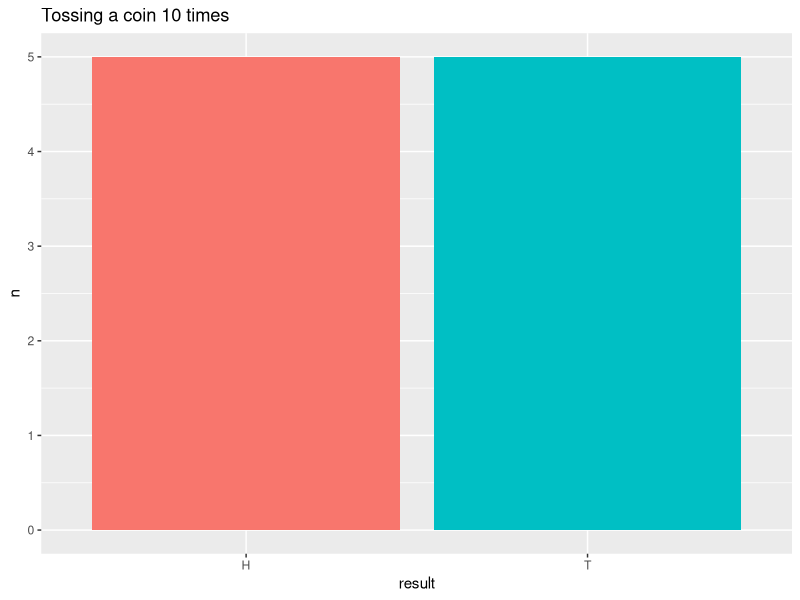
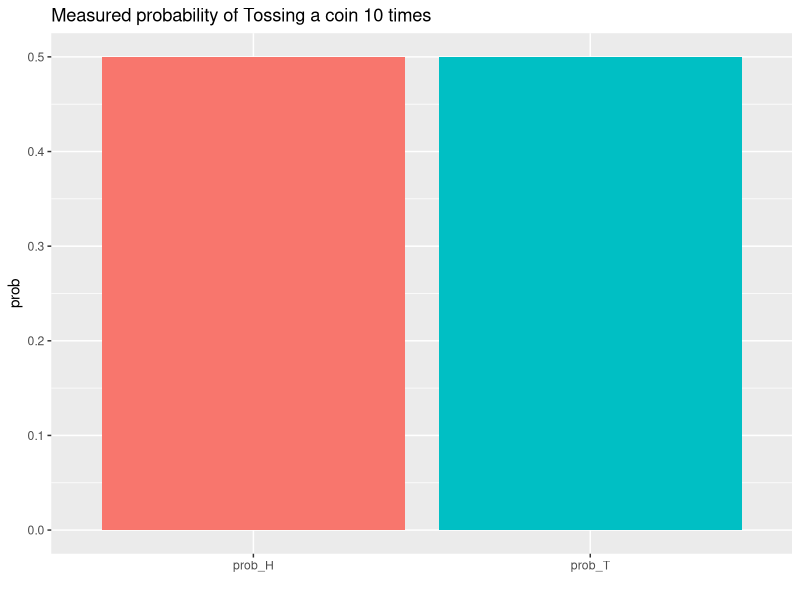
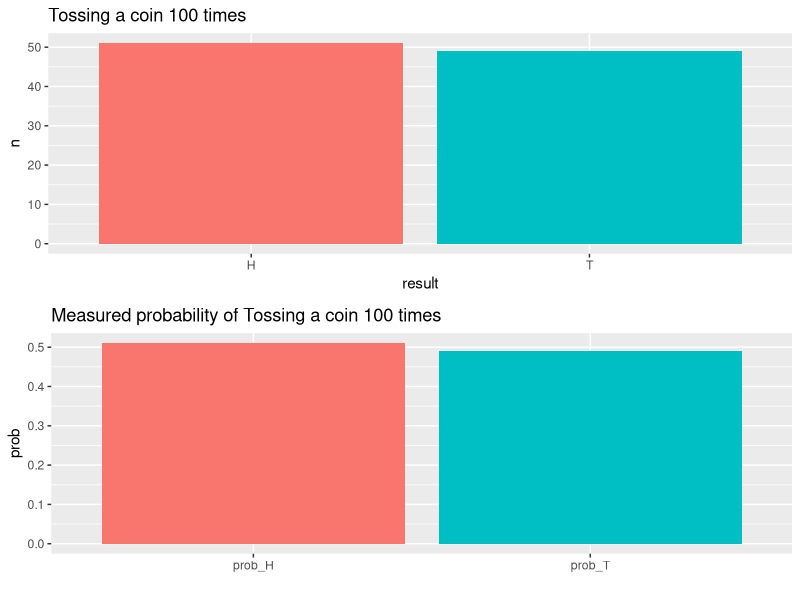
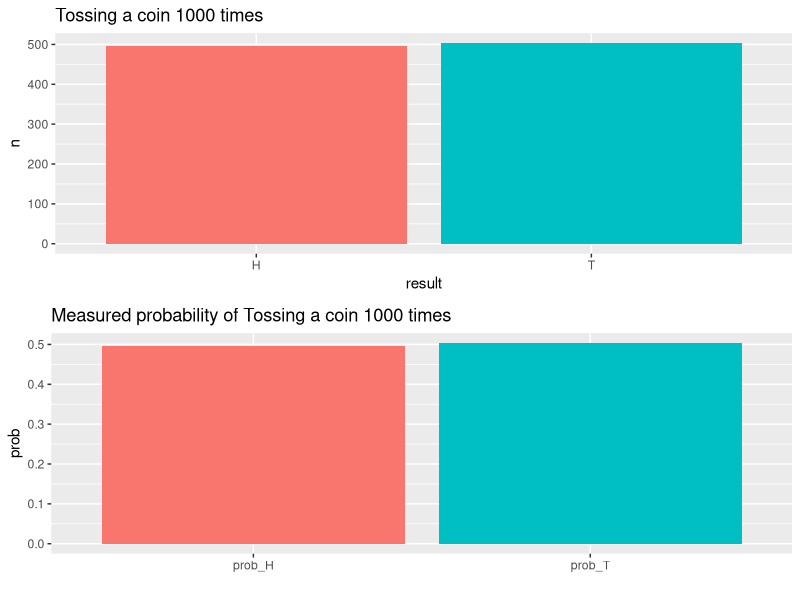

Recreate these plots in R, in order.
## ---- chunk 1
coin <- c("H","T")

## ---- chunk 2
result <- sample(coin,10, replace = TRUE)

## ---- chunk 3
result
## ---- chunk 4
table(result)
## ---- chunk 5

library(tidyr)
library(dplyr)
library(ggplot2)
library(gridExtra)

## ---- chunk 6

df_total <- data.frame(result) %>% count(result)

## ---- chunk 7
df_total

## ---- chunk 8

df_prob <- spread(df_total,result,n) %>% 
  mutate(prob_H = H/(H+T) , prob_T = T/(H+T) ) %>% 
  select(prob_H, prob_T) %>% gather(desc,prob,prob_H:prob_T)
df_prob
## ---- chunk 9
ggplot(df_total, aes(result,n, fill = result)) + geom_bar(stat = "identity") + labs(title = "Tossing a coin 10 times") +theme(legend.position = "none")
ggplot(df_prob, aes(desc,prob, fill = desc)) + geom_bar(stat = "identity") + labs(title = "Measured probability of Tossing a coin 10 times", x = "") + theme(legend.position = "none")

## ---- chunk 10
tossCoin <- function(numToss = 10){
  coin <- c("H","T")
  result <- sample(coin,numToss, replace = TRUE)
  df_total <- data.frame(result) %>% count(result)
  

}

plotCoin <- function(df){
  number <- sum(df$n)
  
  df_prob <- spread(df,result,n) %>% 
  mutate(prob_H = H/(H+T) , prob_T = T/(H+T) ) %>% 
  select(prob_H, prob_T) %>% gather(desc,prob,prob_H:prob_T)
  
  plot1 <- ggplot(df, aes(result,n, fill = result)) + geom_bar(stat = "identity") + labs(title = paste0("Tossing a coin ", number," times")) +theme(legend.position = "none")
  plot2 <- ggplot(df_prob, aes(desc,prob, fill = desc)) + geom_bar(stat = "identity") + labs(title = paste0("Measured probability of Tossing a coin ", number," times"), x = "") + theme(legend.position = "none")
  
  grid.arrange(plot1, plot2)
  
}

## ---- chunk 11
df100 <- tossCoin(100)
df100
plotCoin(df100)

## ---- chunk 12
df1000 <- tossCoin(1000)
df1000
plotCoin(df1000)
